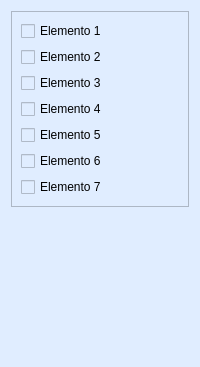
           <widget class="QWidget" name="page_def_axial_SG">
            <property name="geometry">
             <rect>
              <x>0</x>
              <y>0</y>
              <width>200</width>
              <height>367</height>
             </rect>
            </property>
            <property name="styleSheet">
             <string notr="true">background-color: rgb(224, 237, 255);</string>
            </property>
            <attribute name="label">
             <string>Deformación Axial (Strain Gauge)</string>
            </attribute>
            <layout class="QGridLayout" name="gridLayout_21">
             <item row="0" column="0">
              <layout class="QVBoxLayout" name="verticalLayout_2">
               <item>
                <widget class="QFrame" name="frame_def_axial_SG">
                 <property name="frameShape">
                  <enum>QFrame::StyledPanel</enum>
                 </property>
                 <property name="frameShadow">
                  <enum>QFrame::Raised</enum>
                 </property>
                 <layout class="QGridLayout" name="gridLayout">
                  <item row="0" column="0">
                   <layout class="QVBoxLayout" name="verticalLayout_12">
                    <item>
                     <widget class="QCheckBox" name="checkBox_elemento1">
                      <property name="text">
                       <string>Elemento 1</string>
                      </property>
                     </widget>
                    </item>
                    <item>
                     <widget class="QCheckBox" name="checkBox_elemento2">
                      <property name="text">
                       <string>Elemento 2</string>
                      </property>
                     </widget>
                    </item>
                    <item>
                     <widget class="QCheckBox" name="checkBox_elemento3">
                      <property name="text">
                       <string>Elemento 3</string>
                      </property>
                     </widget>
                    </item>
                    <item>
                     <widget class="QCheckBox" name="checkBox_elemento4">
                      <property name="text">
                       <string>Elemento 4</string>
                      </property>
                     </widget>
                    </item>
                    <item>
                     <widget class="QCheckBox" name="checkBox_elemento5">
                      <property name="text">
                       <string>Elemento 5</string>
                      </property>
                     </widget>
                    </item>
                    <item>
                     <widget class="QCheckBox" name="checkBox_elemento6">
                      <property name="text">
                       <string>Elemento 6</string>
                      </property>
                     </widget>
                    </item>
                    <item>
                     <widget class="QCheckBox" name="checkBox_elemento6_2">
                      <property name="text">
                       <string>Elemento 7</string>
                      </property>
                     </widget>
                    </item>
                   </layout>
                  </item>
                 </layout>
                </widget>
               </item>
               <item>
                <spacer name="verticalSpacer">
                 <property name="orientation">
                  <enum>Qt::Vertical</enum>
                 </property>
                 <property name="sizeHint" stdset="0">
                  <size>
                   <width>20</width>
                   <height>108</height>
                  </size>
                 </property>
                </spacer>
               </item>
              </layout>
             </item>
            </layout>
           </widget>
